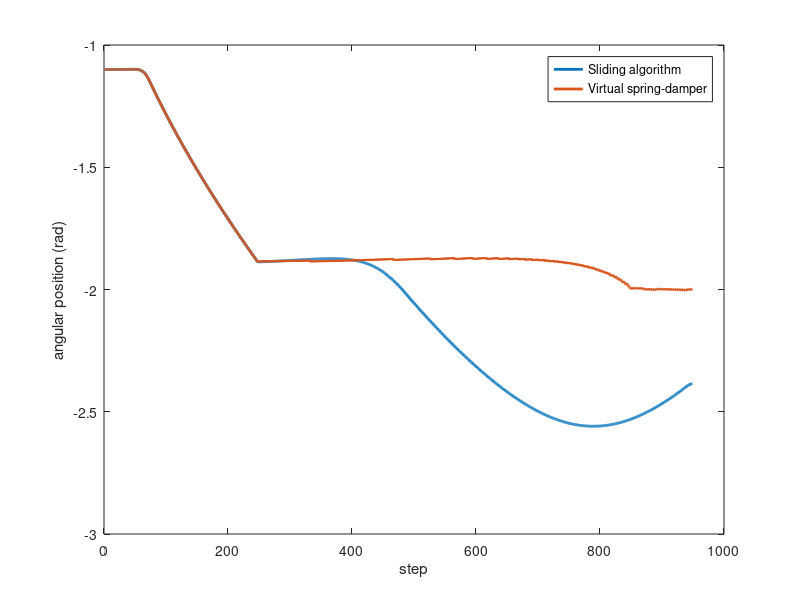

The MATLAB source for this figure:
load('theta_saved_force.mat')
theta_saved_force=theta_saved;
load('theta_saved.mat')
close all
plot(theta_saved(:,3), 'LineWidth',2)
hold on
plot(theta_saved_force(:,3), 'LineWidth',2)
legend('Sliding algorithm','Virtual spring-damper')
xlabel('step')
ylabel('angular position (rad)')